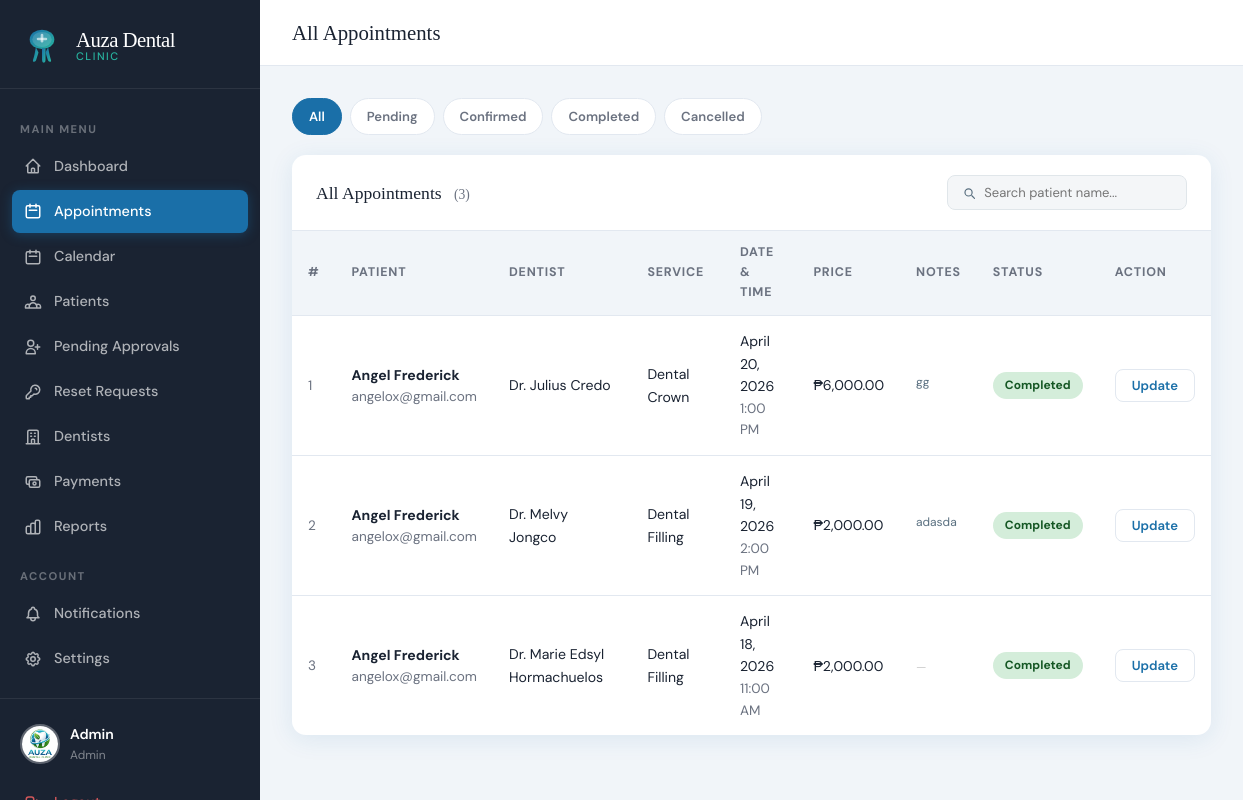
Page /index.php?page=admin_appointments (signed in) on the earlier database version.
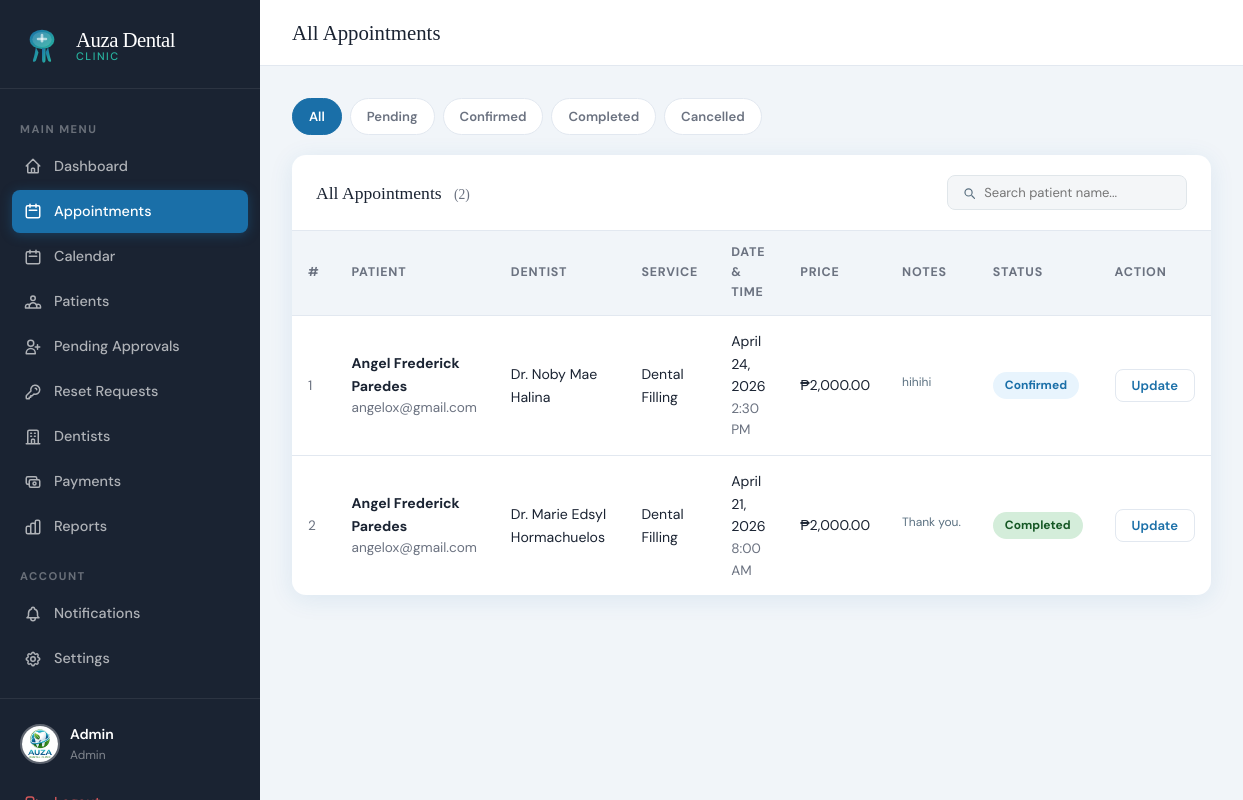
Same page on the later database version.
### tables this page shows
CREATE TABLE `appointments` (
  `id` int(11) NOT NULL,
  `patient_id` int(11) NOT NULL,
  `dentist_id` int(11) NOT NULL,
  `service_id` int(11) NOT NULL,
  `appointment_date` date NOT NULL,
  `appointment_time` time NOT NULL,
  `status` enum('pending','confirmed','completed','cancelled') DEFAULT 'pending',
  `notes` text DEFAULT NULL,
  `reschedule_reason` text DEFAULT NULL,
  `rescheduled_at` datetime DEFAULT NULL,
  `original_date` date DEFAULT NULL,
  `original_time` time DEFAULT NULL,
  `created_at` datetime DEFAULT current_timestamp()
);

CREATE TABLE `users` (
  `id` int(11) NOT NULL,
  `first_name` varchar(100) NOT NULL,
  `last_name` varchar(100) NOT NULL,
  `email` varchar(150) NOT NULL,
  `password` varchar(255) NOT NULL,
  `phone` varchar(20) DEFAULT NULL,
  `role` enum('admin','patient') DEFAULT 'patient',
  `is_verified` tinyint(1) DEFAULT 1,
  `status` enum('pending','approved','rejected') DEFAULT 'pending',
  `created_at` datetime DEFAULT current_timestamp(),
  `avatar` varchar(255) DEFAULT NULL,
  `temp_password` varchar(255) DEFAULT NULL
);

CREATE TABLE `services` (
  `id` int(11) NOT NULL,
  `name` varchar(150) NOT NULL,
  `description` text DEFAULT NULL,
  `duration_minutes` int(11) DEFAULT 30,
  `price` decimal(10,2) DEFAULT 0.00,
  `is_active` tinyint(1) DEFAULT 1
);

### app/controllers/AdminController.php (called while the page is built, shortened)
<?php
require_once __DIR__ . '/../config.php';
class AdminController {
    public function appointments() {
        $appointments = callProcedure('sp_get_all_appointments');
        require __DIR__ . '/../views/admin/appointments.php';
    }
}

### app/views/admin/appointments.php (the view, shortened to what the changed rows need)
<!DOCTYPE html>
<html lang="en">
<head>
<link rel="stylesheet" href="<?= APP_URL ?>/public/css/style.css">
</head>
<body>
<div class="app-layout">
  <?php require __DIR__ . '/../shared/sidebar.php'; ?>
  <div class="main-content">
    <div class="topbar">
      <div class="topbar-title">All Appointments</div>
    </div>
    <div class="page-content">
      <?php require_once __DIR__ . '/../shared/helpers.php'; showFlash(); ?>
      <div class="filter-bar">
        <?php
          $filters = ['' => 'All', 'pending' => 'Pending', 'confirmed' => 'Confirmed', 'completed' => 'Completed', 'cancelled' => 'Cancelled'];
          $current = $_GET['status'] ?? '';
          foreach ($filters as $val => $label):
        ?>
          <a href="?page=admin_appointments<?= $val ? '&status='.$val : '' ?>" class="filter-btn <?= $current === $val ? 'active' : '' ?>"><?= $label ?></a>
        <?php endforeach; ?>
      </div>
      <div class="card">
        <div class="card-header" style="display:flex; align-items:center; justify-content:space-between; flex-wrap:wrap; gap:12px;">
          <div class="card-title">
            <?= isset($filters[$current]) ? $filters[$current] : 'All' ?> Appointments
            <span style="font-size:0.85rem;font-weight:400;color:var(--gray);margin-left:8px;">(<span id="appt-count"><?= count($appointments) ?></span>)</span>
          </div>
          <div style="display:flex; align-items:center; gap:8px; background:#f4f6f8; border:1px solid #e0e6ea; border-radius:8px; padding:8px 14px; min-width:240px;">
            <svg xmlns="http://www.w3.org/2000/svg" width="16" height="16" fill="none" viewBox="0 0 24 24" stroke="#5a7080" stroke-width="2">
              <path stroke-linecap="round" stroke-linejoin="round" d="M21 21l-4.35-4.35M17 11A6 6 0 1 1 5 11a6 6 0 0 1 12 0z"/>
            </svg>
            <input
              type="text"
              id="searchInput"
              placeholder="Search patient name..."
              oninput="filterTable()"
              style="border:none; background:transparent; outline:none; font-size:13px; color:#1a2e3b; width:100%; font-family:inherit;"
            >
          </div>
        </div>
        <div class="table-wrap">
          <?php if (empty($appointments)): ?>
            <div class="empty-state">
              <svg xmlns="http://www.w3.org/2000/svg" fill="none" viewBox="0 0 24 24" stroke="currentColor"><path stroke-linecap="round" stroke-linejoin="round" stroke-width="1" d="M9 5H7a2 2 0 00-2 2v12a2 2 0 002 2h10a2 2 0 002-2V7a2 2 0 00-2-2h-2M9 5a2 2 0 002 2h2a2 2 0 002-2M9 5a2 2 0 012-2h2a2 2 0 012 2"/></svg>
              <h3>No Appointments Found</h3>
              <p>No appointments match the selected filter</p>
            </div>
          <?php else: ?>
            <table id="apptTable">
              <thead>
                <tr>
                  <th>#</th>
                  <th>Patient</th>
                  <th>Dentist</th>
                  <th>Service</th>
                  <th>Date & Time</th>
                  <th>Price</th>
                  <th>Notes</th>
                  <th>Status</th>
                  <th>Action</th>
                </tr>
              </thead>
              <tbody id="apptBody">
                <?php foreach ($appointments as $i => $appt): ?>
                <tr>
                  <td class="text-gray text-sm"><?= $i + 1 ?></td>
                  <td>
                    <div class="font-bold"><?= htmlspecialchars($appt['patient_name']) ?></div>
                    <div class="text-sm text-gray"><?= htmlspecialchars($appt['patient_email']) ?></div>
                  </td>
                  <td>Dr. <?= htmlspecialchars($appt['dentist_name']) ?></td>
                  <td><?= htmlspecialchars($appt['service_name']) ?></td>
                  <td>
                    <div><?= formatDate($appt['appointment_date']) ?></div>
                    <div class="text-sm text-gray"><?= formatTime($appt['appointment_time']) ?></div>
                  </td>
                  <td>₱<?= number_format($appt['price'], 2) ?></td>
                  <td>
                    <?php if (!empty($appt['notes'])): ?>
                      <span title="<?= htmlspecialchars($appt['notes']) ?>"
                        style="display:inline-block;max-width:150px;white-space:nowrap;overflow:hidden;
                               text-overflow:ellipsis;font-size:12px;color:#5a7080;cursor:help;">
                        <?= htmlspecialchars($appt['notes']) ?>
                      </span>
                    <?php else: ?>
                      <span style="color:#ccc;font-size:12px;">—</span>
                    <?php endif; ?>
                  </td>
                  <td><?= statusBadge($appt['status']) ?></td>
                  <td>
                    <button class="btn btn-ghost btn-sm" onclick="openStatusModal(<?= $appt['id'] ?>, '<?= $appt['status'] ?>')">Update</button>
                  </td>
                </tr>
                <?php endforeach; ?>
              </tbody>
            </table>
          <?php endif; ?>
        </div>
      </div>
    </div>
  </div>
</div>
</body>
</html>

### app/config.php (shortened to what the changed rows need)
<?php
function getDB() {
    static $conn = null;
    if ($conn === null) {
        $conn = new mysqli(DB_HOST, DB_USER, DB_PASS, DB_NAME);
        $conn->set_charset('utf8mb4');
    }
    return $conn;
}
function callProcedure($proc_name, $params = []) {
    $db = getDB();
    if (empty($params)) {
        $sql = "CALL {$proc_name}()";
        $result = $db->query($sql);
    }
    $rows = [];
    while ($row = $result->fetch_assoc()) {
        $rows[] = $row;
    }
    return $rows;
}
function formatDate($date) {
    return date('F j, Y', strtotime($date));
}
function formatTime($time) {
    return date('g:i A', strtotime($time));
}
function statusBadge($status) {
    $classes = [
        'pending'   => 'badge-pending',
        'confirmed' => 'badge-confirmed',
        'completed' => 'badge-completed',
        'cancelled' => 'badge-cancelled',
    ];
    $class = $classes[$status] ?? 'badge-pending';
    return "<span class='badge {$class}'>" . ucfirst($status) . "</span>";
}

Differences in the rows shown:
removed appointments: patient_name "Angel Frederick", patient.email "angelox@gmail.com", dentist_name "Julius Credo", service.name "Dental Crown", appointment_date "April 20, 2026", appointment_time "1:00 PM", service.price "6,000.00", notes "gg", status "Completed"
removed appointments: patient_name "Angel Frederick", patient.email "angelox@gmail.com", dentist_name "Melvy Jongco", service.name "Dental Filling", appointment_date "April 19, 2026", appointment_time "2:00 PM", service.price "2,000.00", notes "adasda", status "Completed"
removed appointments: patient_name "Angel Frederick", patient.email "angelox@gmail.com", dentist_name "Marie Edsyl Hormachuelos", service.name "Dental Filling", appointment_date "April 18, 2026", appointment_time "11:00 AM", service.price "2,000.00", status "Completed"
added appointments: patient_name "Angel Frederick Paredes", patient.email "angelox@gmail.com", dentist_name "Noby Mae Halina", service.name "Dental Filling", appointment_date "April 24, 2026", appointment_time "2:30 PM", service.price "2,000.00", notes "hihihi", status "Confirmed"
added appointments: patient_name "Angel Frederick Paredes", patient.email "angelox@gmail.com", dentist_name "Marie Edsyl Hormachuelos", service.name "Dental Filling", appointment_date "April 21, 2026", appointment_time "8:00 AM", service.price "2,000.00", notes "Thank you.", status "Completed"
Other differences:
count($appointments): "3" → "2"
